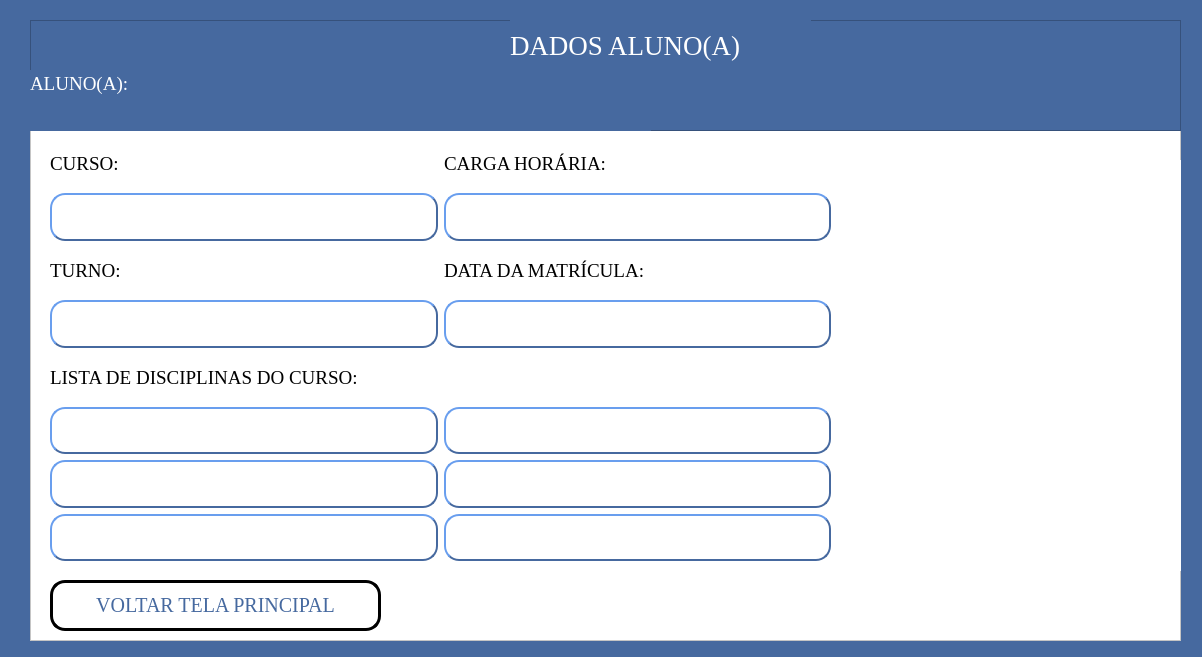
<?xml version="1.0" encoding="UTF-8"?>
<ui version="4.0">
 <class>tela_dados_alunos</class>
 <widget class="QMainWindow" name="tela_dados_alunos">
  <property name="geometry">
   <rect>
    <x>0</x>
    <y>0</y>
    <width>1202</width>
    <height>657</height>
   </rect>
  </property>
  <property name="windowTitle">
   <string>ACESSO DADOS ALUNO</string>
  </property>
  <property name="windowIcon">
   <iconset>
    <normaloff>imagens/diplomado.png</normaloff>imagens/diplomado.png</iconset>
  </property>
  <property name="styleSheet">
   <string notr="true">background-color:rgb(70, 105, 159);</string>
  </property>
  <widget class="QWidget" name="centralwidget">
   <widget class="QFrame" name="frame">
    <property name="geometry">
     <rect>
      <x>30</x>
      <y>20</y>
      <width>1151</width>
      <height>621</height>
     </rect>
    </property>
    <property name="styleSheet">
     <string notr="true">background-color: rgb(255, 255, 255);</string>
    </property>
    <property name="frameShape">
     <enum>QFrame::StyledPanel</enum>
    </property>
    <property name="frameShadow">
     <enum>QFrame::Raised</enum>
    </property>
    <widget class="QWidget" name="layoutWidget">
     <property name="geometry">
      <rect>
       <x>20</x>
       <y>120</y>
       <width>781</width>
       <height>421</height>
      </rect>
     </property>
     <layout class="QGridLayout" name="gridLayout">
      <item row="3" column="0">
       <widget class="QLabel" name="label_50">
        <property name="font">
         <font>
          <family>Georgia</family>
          <pointsize>14</pointsize>
          <weight>50</weight>
          <bold>false</bold>
         </font>
        </property>
        <property name="styleSheet">
         <string notr="true">background-color: transparent;
color: rgb(0, 0, 0);</string>
        </property>
        <property name="text">
         <string>TURNO:</string>
        </property>
       </widget>
      </item>
      <item row="0" column="0">
       <widget class="QLabel" name="label_48">
        <property name="font">
         <font>
          <family>Georgia</family>
          <pointsize>14</pointsize>
          <weight>50</weight>
          <bold>false</bold>
         </font>
        </property>
        <property name="styleSheet">
         <string notr="true">background-color: transparent;
color: rgb(0, 0, 0);</string>
        </property>
        <property name="text">
         <string>CURSO:</string>
        </property>
       </widget>
      </item>
      <item row="9" column="0">
       <widget class="QLabel" name="materia_5">
        <property name="font">
         <font>
          <family>Georgia</family>
          <pointsize>12</pointsize>
          <weight>50</weight>
          <bold>false</bold>
         </font>
        </property>
        <property name="styleSheet">
         <string notr="true">background-color:rgb(255, 255, 255);
border-radius:15px;
border-style:outset;
border-width:2px;
border-color:rgb(70, 105, 159);
color:rgb(70, 105, 159)</string>
        </property>
        <property name="text">
         <string>&lt;html&gt;&lt;head/&gt;&lt;body&gt;&lt;p align=&quot;center&quot;&gt;&lt;br/&gt;&lt;/p&gt;&lt;/body&gt;&lt;/html&gt;</string>
        </property>
       </widget>
      </item>
      <item row="8" column="0">
       <widget class="QLabel" name="materia_3">
        <property name="font">
         <font>
          <family>Georgia</family>
          <pointsize>12</pointsize>
          <weight>50</weight>
          <bold>false</bold>
         </font>
        </property>
        <property name="styleSheet">
         <string notr="true">background-color:rgb(255, 255, 255);
border-radius:15px;
border-style:outset;
border-width:2px;
border-color:rgb(70, 105, 159);
color:rgb(70, 105, 159)</string>
        </property>
        <property name="text">
         <string>&lt;html&gt;&lt;head/&gt;&lt;body&gt;&lt;p align=&quot;center&quot;&gt;&lt;br/&gt;&lt;/p&gt;&lt;/body&gt;&lt;/html&gt;</string>
        </property>
       </widget>
      </item>
      <item row="6" column="0">
       <widget class="QLabel" name="materia_1">
        <property name="font">
         <font>
          <family>Georgia</family>
          <pointsize>12</pointsize>
          <weight>50</weight>
          <bold>false</bold>
         </font>
        </property>
        <property name="styleSheet">
         <string notr="true">background-color:rgb(255, 255, 255);
border-radius:15px;
border-style:outset;
border-width:2px;
border-color:rgb(70, 105, 159);
color:rgb(70, 105, 159)</string>
        </property>
        <property name="text">
         <string>&lt;html&gt;&lt;head/&gt;&lt;body&gt;&lt;p align=&quot;center&quot;&gt;&lt;br/&gt;&lt;/p&gt;&lt;/body&gt;&lt;/html&gt;</string>
        </property>
       </widget>
      </item>
      <item row="6" column="1">
       <widget class="QLabel" name="materia_2">
        <property name="font">
         <font>
          <family>Georgia</family>
          <pointsize>12</pointsize>
          <weight>50</weight>
          <bold>false</bold>
         </font>
        </property>
        <property name="styleSheet">
         <string notr="true">background-color:rgb(255, 255, 255);
border-radius:15px;
border-style:outset;
border-width:2px;
border-color:rgb(70, 105, 159);
color:rgb(70, 105, 159)</string>
        </property>
        <property name="text">
         <string>&lt;html&gt;&lt;head/&gt;&lt;body&gt;&lt;p align=&quot;center&quot;&gt;&lt;br/&gt;&lt;/p&gt;&lt;/body&gt;&lt;/html&gt;</string>
        </property>
       </widget>
      </item>
      <item row="8" column="1">
       <widget class="QLabel" name="materia_4">
        <property name="font">
         <font>
          <family>Georgia</family>
          <pointsize>12</pointsize>
          <weight>50</weight>
          <bold>false</bold>
         </font>
        </property>
        <property name="styleSheet">
         <string notr="true">background-color:rgb(255, 255, 255);
border-radius:15px;
border-style:outset;
border-width:2px;
border-color:rgb(70, 105, 159);
color:rgb(70, 105, 159)</string>
        </property>
        <property name="text">
         <string>&lt;html&gt;&lt;head/&gt;&lt;body&gt;&lt;p align=&quot;center&quot;&gt;&lt;br/&gt;&lt;/p&gt;&lt;/body&gt;&lt;/html&gt;</string>
        </property>
       </widget>
      </item>
      <item row="9" column="1">
       <widget class="QLabel" name="materia_6">
        <property name="font">
         <font>
          <family>Georgia</family>
          <pointsize>12</pointsize>
          <weight>50</weight>
          <bold>false</bold>
         </font>
        </property>
        <property name="styleSheet">
         <string notr="true">background-color:rgb(255, 255, 255);
border-radius:15px;
border-style:outset;
border-width:2px;
border-color:rgb(70, 105, 159);
color:rgb(70, 105, 159)</string>
        </property>
        <property name="text">
         <string>&lt;html&gt;&lt;head/&gt;&lt;body&gt;&lt;p align=&quot;center&quot;&gt;&lt;br/&gt;&lt;/p&gt;&lt;/body&gt;&lt;/html&gt;</string>
        </property>
       </widget>
      </item>
      <item row="4" column="0">
       <widget class="QLabel" name="turno_aluno">
        <property name="font">
         <font>
          <family>Georgia</family>
          <pointsize>12</pointsize>
          <weight>50</weight>
          <bold>false</bold>
         </font>
        </property>
        <property name="styleSheet">
         <string notr="true">background-color:rgb(255, 255, 255);
border-radius:15px;
border-style:outset;
border-width:2px;
border-color:rgb(70, 105, 159);
color:rgb(70, 105, 159)</string>
        </property>
        <property name="text">
         <string>&lt;html&gt;&lt;head/&gt;&lt;body&gt;&lt;p align=&quot;center&quot;&gt;&lt;br/&gt;&lt;/p&gt;&lt;/body&gt;&lt;/html&gt;</string>
        </property>
       </widget>
      </item>
      <item row="1" column="0">
       <widget class="QLabel" name="text_curso_aluno">
        <property name="font">
         <font>
          <family>Georgia</family>
          <pointsize>12</pointsize>
          <weight>50</weight>
          <bold>false</bold>
         </font>
        </property>
        <property name="styleSheet">
         <string notr="true">background-color:rgb(255, 255, 255);
border-radius:15px;
border-style:outset;
border-width:2px;
border-color:rgb(70, 105, 159);
color:rgb(70, 105, 159)</string>
        </property>
        <property name="text">
         <string>&lt;html&gt;&lt;head/&gt;&lt;body&gt;&lt;p align=&quot;center&quot;&gt;&lt;br/&gt;&lt;/p&gt;&lt;/body&gt;&lt;/html&gt;</string>
        </property>
       </widget>
      </item>
      <item row="0" column="1">
       <widget class="QLabel" name="label_49">
        <property name="font">
         <font>
          <family>Georgia</family>
          <pointsize>14</pointsize>
          <weight>50</weight>
          <bold>false</bold>
         </font>
        </property>
        <property name="styleSheet">
         <string notr="true">background-color: transparent;
color: rgb(0, 0, 0);</string>
        </property>
        <property name="text">
         <string>CARGA HORÁRIA:</string>
        </property>
       </widget>
      </item>
      <item row="1" column="1">
       <widget class="QLabel" name="carga_horaria_aluno">
        <property name="font">
         <font>
          <family>Georgia</family>
          <pointsize>12</pointsize>
          <weight>50</weight>
          <bold>false</bold>
         </font>
        </property>
        <property name="styleSheet">
         <string notr="true">background-color:rgb(255, 255, 255);
border-radius:15px;
border-style:outset;
border-width:2px;
border-color:rgb(70, 105, 159);
color:rgb(70, 105, 159)</string>
        </property>
        <property name="text">
         <string>&lt;html&gt;&lt;head/&gt;&lt;body&gt;&lt;p align=&quot;center&quot;&gt;&lt;br/&gt;&lt;/p&gt;&lt;/body&gt;&lt;/html&gt;</string>
        </property>
       </widget>
      </item>
      <item row="3" column="1">
       <widget class="QLabel" name="label_51">
        <property name="font">
         <font>
          <family>Georgia</family>
          <pointsize>14</pointsize>
          <weight>50</weight>
          <bold>false</bold>
         </font>
        </property>
        <property name="styleSheet">
         <string notr="true">background-color: transparent;
color: rgb(0, 0, 0);</string>
        </property>
        <property name="text">
         <string>DATA DA MATRÍCULA:</string>
        </property>
       </widget>
      </item>
      <item row="4" column="1">
       <widget class="QLabel" name="data_matricula">
        <property name="font">
         <font>
          <family>Georgia</family>
          <pointsize>12</pointsize>
          <weight>50</weight>
          <bold>false</bold>
         </font>
        </property>
        <property name="styleSheet">
         <string notr="true">background-color:rgb(255, 255, 255);
border-radius:15px;
border-style:outset;
border-width:2px;
border-color:rgb(70, 105, 159);
color:rgb(70, 105, 159)</string>
        </property>
        <property name="text">
         <string>&lt;html&gt;&lt;head/&gt;&lt;body&gt;&lt;p align=&quot;center&quot;&gt;&lt;br/&gt;&lt;/p&gt;&lt;/body&gt;&lt;/html&gt;</string>
        </property>
       </widget>
      </item>
      <item row="5" column="0" colspan="2">
       <widget class="QLabel" name="label_52">
        <property name="font">
         <font>
          <family>Georgia</family>
          <pointsize>14</pointsize>
          <weight>50</weight>
          <bold>false</bold>
         </font>
        </property>
        <property name="styleSheet">
         <string notr="true">background-color: transparent;
color: rgb(0, 0, 0);</string>
        </property>
        <property name="text">
         <string>LISTA DE DISCIPLINAS DO CURSO:</string>
        </property>
       </widget>
      </item>
     </layout>
    </widget>
    <widget class="QPushButton" name="botao_tela_principal">
     <property name="geometry">
      <rect>
       <x>20</x>
       <y>560</y>
       <width>331</width>
       <height>51</height>
      </rect>
     </property>
     <property name="font">
      <font>
       <family>Georgia</family>
       <pointsize>15</pointsize>
       <weight>50</weight>
       <bold>false</bold>
      </font>
     </property>
     <property name="cursor">
      <cursorShape>UpArrowCursor</cursorShape>
     </property>
     <property name="styleSheet">
      <string notr="true">QPushButton{
color: rgb(70, 105, 159);
}

QPushButton{
background-color: rgb(255, 255, 255)
}

QPushButton:hover{
	background-color: lightblue
}

QPushButton{
border:3px solid black;
border-radius: 15px;
padding: 2px;
}</string>
     </property>
     <property name="text">
      <string>VOLTAR TELA PRINCIPAL</string>
     </property>
     <property name="icon">
      <iconset>
       <normaloff>../DESING/9868474931649315515-128.png</normaloff>../DESING/9868474931649315515-128.png</iconset>
     </property>
     <property name="iconSize">
      <size>
       <width>30</width>
       <height>30</height>
      </size>
     </property>
    </widget>
    <widget class="QFrame" name="frame_2">
     <property name="geometry">
      <rect>
       <x>0</x>
       <y>0</y>
       <width>1151</width>
       <height>111</height>
      </rect>
     </property>
     <property name="styleSheet">
      <string notr="true">background-color:rgb(70, 105, 159);</string>
     </property>
     <property name="frameShape">
      <enum>QFrame::StyledPanel</enum>
     </property>
     <property name="frameShadow">
      <enum>QFrame::Raised</enum>
     </property>
     <widget class="QWidget" name="layoutWidget">
      <property name="geometry">
       <rect>
        <x>0</x>
        <y>50</y>
        <width>621</width>
        <height>61</height>
       </rect>
      </property>
      <layout class="QVBoxLayout" name="verticalLayout">
       <item>
        <widget class="QLabel" name="label_46">
         <property name="font">
          <font>
           <family>Georgia</family>
           <pointsize>14</pointsize>
           <weight>50</weight>
           <bold>false</bold>
          </font>
         </property>
         <property name="styleSheet">
          <string notr="true">background-color: transparent;
COLOR:rgb(255, 255, 255)</string>
         </property>
         <property name="text">
          <string>ALUNO(A):</string>
         </property>
        </widget>
       </item>
       <item>
        <widget class="QLabel" name="label_47">
         <property name="font">
          <font>
           <family>Georgia</family>
           <pointsize>12</pointsize>
           <weight>50</weight>
           <bold>false</bold>
          </font>
         </property>
         <property name="styleSheet">
          <string notr="true">background-color: transparent;
COLOR:rgb(255, 255, 255)</string>
         </property>
         <property name="text">
          <string/>
         </property>
        </widget>
       </item>
      </layout>
     </widget>
     <widget class="QLabel" name="label_2">
      <property name="geometry">
       <rect>
        <x>480</x>
        <y>-10</y>
        <width>301</width>
        <height>71</height>
       </rect>
      </property>
      <property name="font">
       <font>
        <family>Georgia</family>
        <pointsize>20</pointsize>
       </font>
      </property>
      <property name="styleSheet">
       <string notr="true">color: rgb(255, 255, 255);</string>
      </property>
      <property name="text">
       <string>DADOS ALUNO(A)</string>
      </property>
     </widget>
    </widget>
    <widget class="QLabel" name="label">
     <property name="geometry">
      <rect>
       <x>760</x>
       <y>140</y>
       <width>441</width>
       <height>411</height>
      </rect>
     </property>
     <property name="text">
      <string/>
     </property>
     <property name="pixmap">
      <pixmap>imagens/LOGO_UNIVERS.png</pixmap>
     </property>
     <property name="scaledContents">
      <bool>true</bool>
     </property>
    </widget>
    <zorder>label</zorder>
    <zorder>layoutWidget</zorder>
    <zorder>botao_tela_principal</zorder>
    <zorder>frame_2</zorder>
   </widget>
  </widget>
 </widget>
 <resources/>
 <connections/>
</ui>
